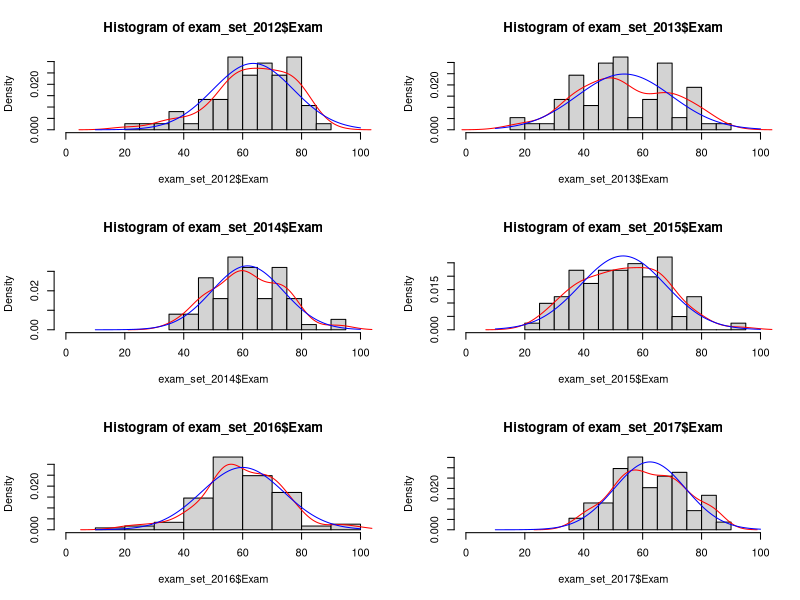
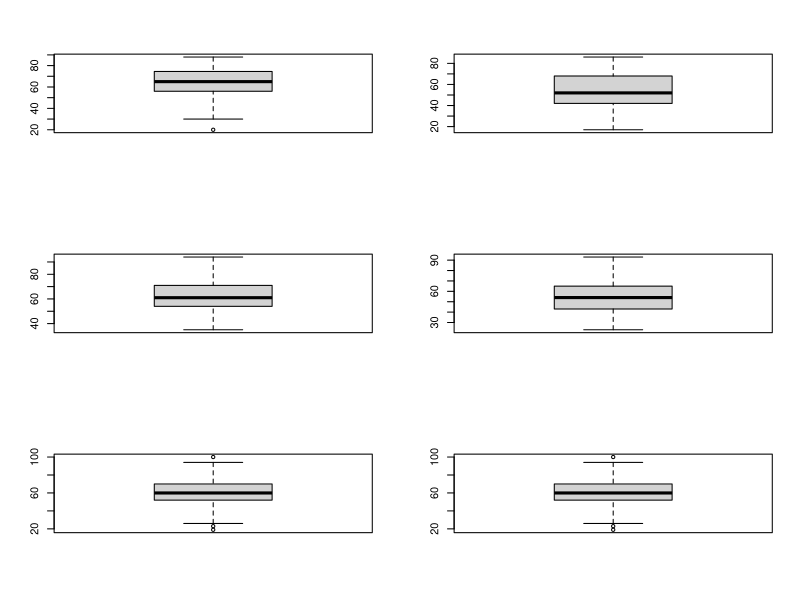
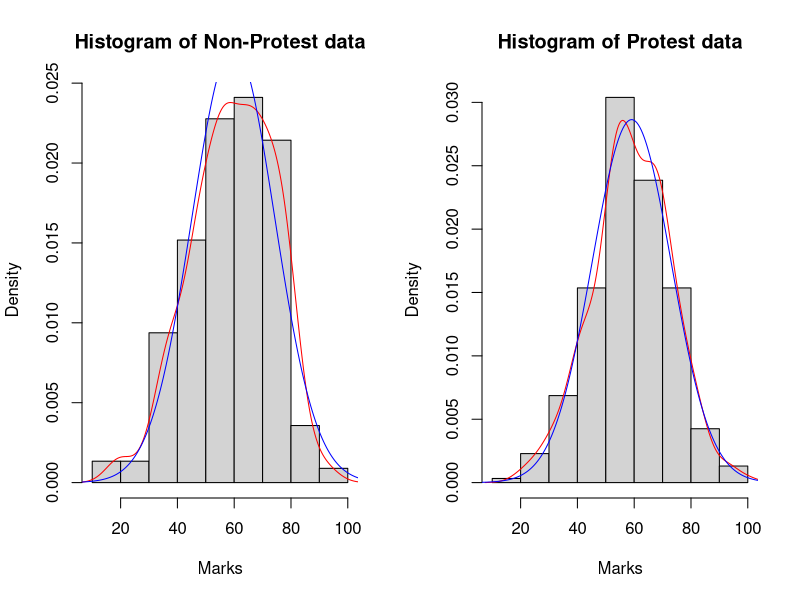
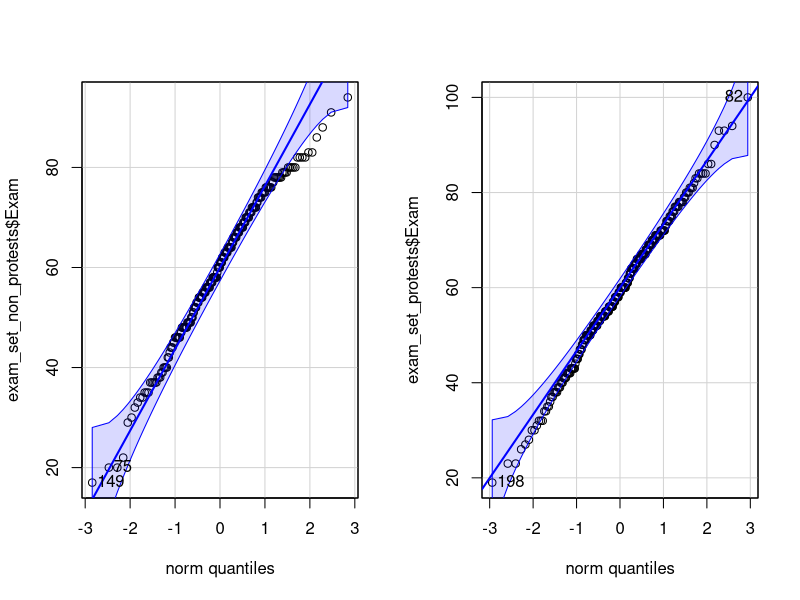
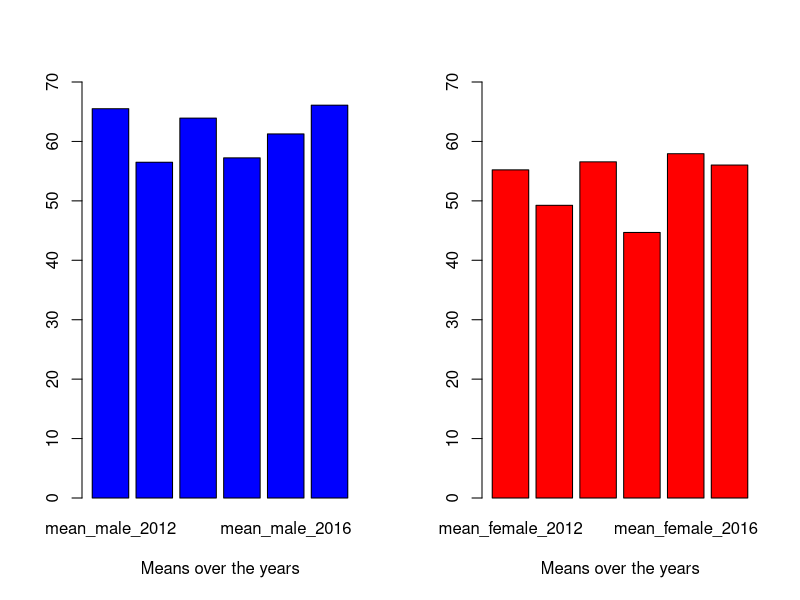
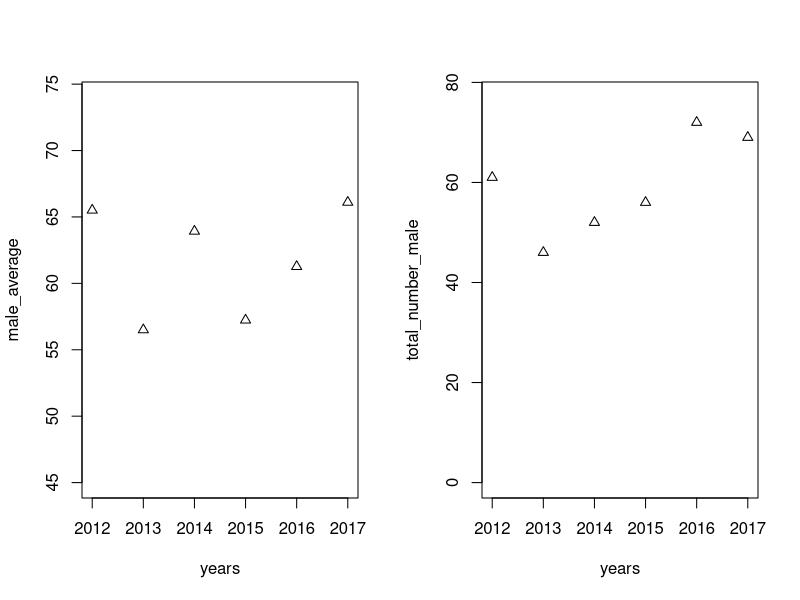
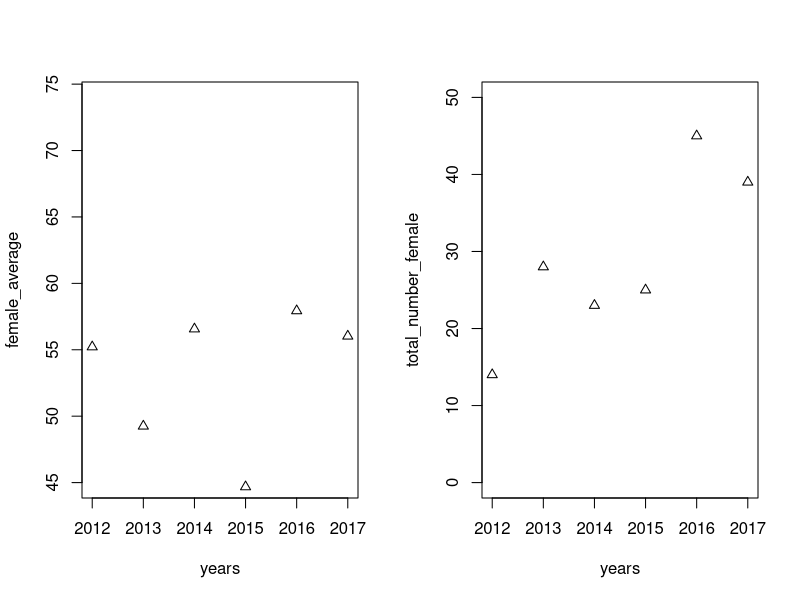
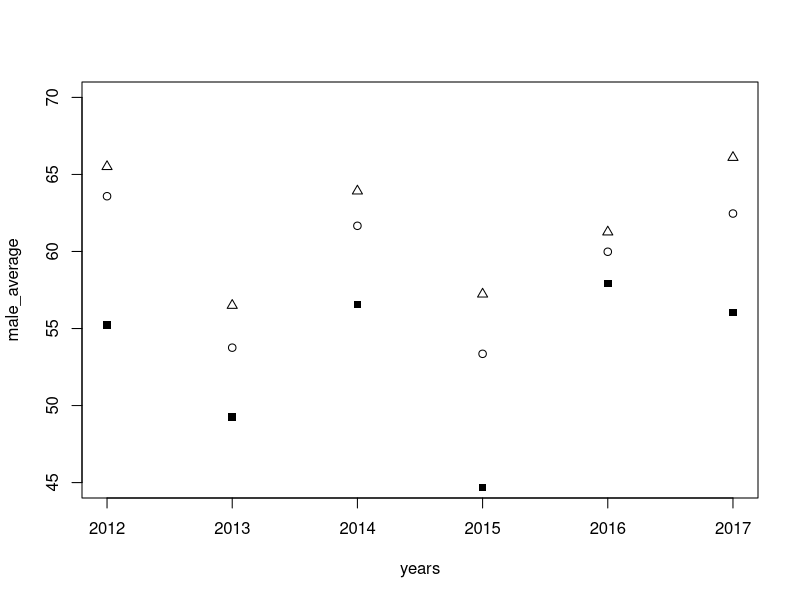

The R source for these figures, in order:
rm(list = ls())

BUS2016H_data=read.csv("BUS2016H.csv", header = TRUE, sep = ";" , na.strings = "")
attach(BUS2016H_data)
#need to remove the NA observations
BUS2016H_data<-na.omit(BUS2016H_data)

ID = BUS2016H_data[2]
exam_set = cbind(BUS2016H_data[1],BUS2016H_data[2], BUS2016H_data[4])

#creating the datasets for exam results
exam_set_2012 = exam_set[which(exam_set$RegAcadYear=="2012"),][-1]
exam_set_2013 = exam_set[which(exam_set$RegAcadYear=="2013"),][-1]
exam_set_2014 = exam_set[which(exam_set$RegAcadYear=="2014"),][-1]
exam_set_2015 = exam_set[which(exam_set$RegAcadYear=="2015"),][-1]
exam_set_2016 = exam_set[which(exam_set$RegAcadYear=="2016"),][-1]
exam_set_2017 = exam_set[which(exam_set$RegAcadYear=="2017"),][-1]

exam_set_non_protests = rbind(exam_set_2012, exam_set_2013, exam_set_2014)
exam_set_protests = rbind(exam_set_2015,exam_set_2016,exam_set_2017)

#plotting the histograms with curves fitted above it
par(mfrow=c(3,2))

hist(exam_set_2012$Exam,freq = FALSE, breaks = 10,xlim=c(0,100))
lines(density(exam_set_2012$Exam), col="red")
lines(seq(10, 100, by=.5), dnorm(seq(10, 100, by=.5),mean(exam_set_2012$Exam), sd(exam_set_2012$Exam)), col="blue")

hist(exam_set_2013$Exam,freq = FALSE, breaks = 10,xlim=c(0,100))
lines(density(exam_set_2013$Exam), col="red")
lines(seq(10, 100, by=.5), dnorm(seq(10, 100, by=.5),mean(exam_set_2013$Exam), sd(exam_set_2013$Exam)), col="blue")

hist(exam_set_2014$Exam,freq = FALSE, breaks = 10,xlim=c(0,100))
lines(density(exam_set_2014$Exam), col="red")
lines(seq(10, 100, by=.5), dnorm(seq(10, 100, by=.5),mean(exam_set_2014$Exam), sd(exam_set_2014$Exam)), col="blue")

hist(exam_set_2015$Exam,freq = FALSE, breaks = 10,xlim=c(0,100))
lines(density(exam_set_2015$Exam), col="red")
lines(seq(10, 100, by=.5), dnorm(seq(10, 100, by=.5),mean(exam_set_2015$Exam), sd(exam_set_2015$Exam)), col="blue")

hist(exam_set_2016$Exam,freq = FALSE, breaks = 10,xlim=c(0,100))
lines(density(exam_set_2016$Exam), col="red")
lines(seq(10, 100, by=.5), dnorm(seq(10, 100, by=.5),mean(exam_set_2016$Exam), sd(exam_set_2016$Exam)), col="blue")

hist(exam_set_2017$Exam,freq = FALSE, breaks = 10,xlim=c(0,100))
lines(density(exam_set_2017$Exam), col="red")
lines(seq(10, 100, by=.5), dnorm(seq(10, 100, by=.5),mean(exam_set_2017$Exam), sd(exam_set_2017$Exam)), col="blue")

boxplot(exam_set_2012$Exam)
boxplot(exam_set_2013$Exam)
boxplot(exam_set_2014$Exam)
boxplot(exam_set_2015$Exam)
boxplot(exam_set_2016$Exam)
boxplot(exam_set_2016$Exam)

par(mfrow=c(1,2))
hist(exam_set_non_protests$Exam,freq = FALSE, breaks = 10, xlab = "Marks", main = "Histogram of Non-Protest data")
lines(density(exam_set_non_protests$Exam), col="red")
lines(seq(-40, 400, by=.5), dnorm(seq(-40, 400, by=.5),mean(exam_set_non_protests$Exam), sd(exam_set_non_protests$Exam)), col="blue")

hist(exam_set_protests$Exam,freq = FALSE, breaks = 10, xlab = "Marks", main = "Histogram of Protest data")
lines(density(exam_set_protests$Exam), col="red")
lines(seq(-40, 400, by=.5), dnorm(seq(-40, 400, by=.5),mean(exam_set_protests$Exam), sd(exam_set_protests$Exam)), col="blue")

#testing for normallity 
shapiro.test(exam_set_2012$Exam) #p is low, reject normality
ks.test((exam_set_2012$Exam - mean(exam_set_2012$Exam))/sd(exam_set_2012$Exam), 
        "pnorm") #KS says normal

shapiro.test(exam_set_2013$Exam) #p=0.24, accept normality
ks.test((exam_set_2013$Exam - mean(exam_set_2013$Exam))/sd(exam_set_2013$Exam),
        "pnorm") #p=0.6074

shapiro.test(exam_set_2014$Exam) #p=0.69, accept normality
ks.test((exam_set_2014$Exam - mean(exam_set_2014$Exam))/sd(exam_set_2014$Exam), 
        "pnorm") #p=0.9143

shapiro.test(exam_set_2015$Exam) 
ks.test((exam_set_2015$Exam - mean(exam_set_2015$Exam))/sd(exam_set_2015$Exam), 
        "pnorm")

shapiro.test(exam_set_2016$Exam)
ks.test((exam_set_2016$Exam - mean(exam_set_2016$Exam))/sd(exam_set_2016$Exam), "pnorm")

shapiro.test(exam_set_2017$Exam)
ks.test((exam_set_2017$Exam - mean(exam_set_2017$Exam))/sd(exam_set_2017$Exam), "pnorm")

shapiro.test(exam_set_non_protests$Exam)
ks.test((exam_set_non_protests$Exam - mean(exam_set_non_protests$Exam))/sd(exam_set_non_protests$Exam), "pnorm")

shapiro.test(exam_set_protests$Exam)
ks.test((exam_set_protests$Exam - mean(exam_set_protests$Exam))/sd(exam_set_protests$Exam), "pnorm")
# ks.test(exam_set_protests$Exam.Mark,exam_set_non_protests$Exam.Mark) #shows same distribution

library(car)
qqPlot(exam_set_non_protests$Exam)
qqPlot(exam_set_protests$Exam)

wilcox.test(exam_set_protests$Exam,exam_set_non_protests$Exam)
#the null hypothesis is that datasets come from the same distribution
#the p value is the probability that (assuming the datasets come from
#the same distribution) mean ranks being as far apart 
#p value is 0.4652, which means you cannot reject the null hypothesis

#f the p-value is greater than the chosen alpha level, 
#then the null hypothesis that the data came from a normally distributed population can not be rejected
#seems that all are normally dbn except 2012 (and the protest data)

#comparing exam results of different years

#finding the means and sd
mean2012 = mean(exam_set_2012$Exam)
mean2013 = mean(exam_set_2013$Exam)
mean2014 = mean(exam_set_2014$Exam)
mean2015 = mean(exam_set_2015$Exam)
mean2016 = mean(exam_set_2016$Exam)
mean2017 = mean(exam_set_2017$Exam)
mean_non_protests = mean(exam_set_non_protests$Exam)
mean_protests = mean(exam_set_protests$Exam)

sd2012 = sd(exam_set_2012$Exam)
sd2013 = sd(exam_set_2013$Exam)
sd2014 = sd(exam_set_2014$Exam)
sd2015 = sd(exam_set_2015$Exam)
sd2016 = sd(exam_set_2016$Exam)
sd2017 = sd(exam_set_2017$Exam)
sd_non_protests =  sd(exam_set_non_protests$Exam)
sd_protests =  sd(exam_set_protests$Exam)

n1=length(exam_set_protests$Exam)-1 #these are the length less one
n2=length(exam_set_non_protests$Exam)-1

#######
#need to do non-parametic since non-protest is not normally dist
F_non_protests_to_protests = (sd_protests^2)/(sd_non_protests^2)
F_test_stat_.1 =  qf(.95, df1=n1, df2=n2)
F_test_stat_.05 =  qf(.975, df1=n1, df2=n2)
F_test_stat_.01 =  qf(.995, df1=n1, df2=n2) #we can see that same variance at the 5% level but not at the 10%

pulled_var = ((n1*sd_protests^2)+(n2*sd_non_protests^2))/(n1+n2)
pulled_sd = sqrt(pulled_var)
t_stat = (mean_non_protests-mean_protests)/(pulled_sd*sqrt((1/n1) + (1/n2)))
T_test_stat_.1 = qt(0.95, df= n1+n2)
T_test_stat_.05 = qt(0.975, df= n1+n2)
T_test_stat_.01 = qt(0.995, df= n1+n2) #there is no difference between the overall marks from protest years to non-protest years F and T tests, but data is not normal
#######

exam_set2 = cbind(BUS2016H_data[1],BUS2016H_data[2], BUS2016H_data[4],BUS2016H_data[5] ,BUS2016H_data[9], BUS2016H_data[11], BUS2016H_data[12], BUS2016H_data[14])

##### creating the datasets for exam results for gender devision
exam_set2_2012 = exam_set2[which(exam_set2$RegAcadYear=="2012"),][-1][-1]
exam_set2_2013 = exam_set2[which(exam_set2$RegAcadYear=="2013"),][-1][-1]
exam_set2_2014 = exam_set2[which(exam_set2$RegAcadYear=="2014"),][-1][-1]
exam_set2_2015 = exam_set2[which(exam_set2$RegAcadYear=="2015"),][-1][-1]
exam_set2_2016 = exam_set2[which(exam_set2$RegAcadYear=="2016"),][-1][-1]
exam_set2_2017 = exam_set2[which(exam_set2$RegAcadYear=="2017"),][-1][-1]
#####

#finding the means
mean_male_2012 = mean(exam_set2_2012[which(exam_set2_2012$Gender =="M"),1])
mean_female_2012 = mean(exam_set2_2012[which(exam_set2_2012$Gender =="F"),1])
number_male_2012 = length(exam_set2_2012[which(exam_set2_2012$Gender=="M"),1])
number_female_2012 = length(exam_set2_2012[which(exam_set2_2012$Gender=="F"),1])
average_gender_2012 = cbind(mean_male_2012,mean_female_2012)

mean_male_2013 = mean(exam_set2_2013[which(exam_set2_2013$Gender =="M"),1])
mean_female_2013 = mean(exam_set2_2013[which(exam_set2_2013$Gender =="F"),1])
number_male_2013 = length(exam_set2_2013[which(exam_set2_2013$Gender=="M"),1])
number_female_2013 = length(exam_set2_2013[which(exam_set2_2013$Gender=="F"),1])
average_gender_2013 = cbind(mean_male_2013,mean_female_2013)

mean_male_2014 = mean(exam_set2_2014[which(exam_set2_2014$Gender =="M"),1])
mean_female_2014 = mean(exam_set2_2014[which(exam_set2_2014$Gender =="F"),1])
number_male_2014 = length(exam_set2_2014[which(exam_set2_2014$Gender=="M"),1])
number_female_2014 = length(exam_set2_2014[which(exam_set2_2014$Gender=="F"),1])
average_gender_2014 = cbind(mean_male_2014,mean_female_2014)

mean_male_2015 = mean(exam_set2_2015[which(exam_set2_2015$Gender =="M"),1])
mean_female_2015 = mean(exam_set2_2015[which(exam_set2_2015$Gender =="F"),1])
number_male_2015 = length(exam_set2_2015[which(exam_set2_2015$Gender=="M"),1])
number_female_2015 = length(exam_set2_2015[which(exam_set2_2015$Gender=="F"),1])
average_gender_2015 = cbind(mean_male_2015,mean_female_2015)

mean_male_2016 = mean(exam_set2_2016[which(exam_set2_2016$Gender =="M"),1])
mean_female_2016 = mean(exam_set2_2016[which(exam_set2_2016$Gender =="F"),1])
number_male_2016 = length(exam_set2_2016[which(exam_set2_2016$Gender=="M"),1])
number_female_2016 = length(exam_set2_2016[which(exam_set2_2016$Gender=="F"),1])
average_gender_2016 = cbind(mean_male_2016,mean_female_2016)

mean_male_2017 = mean(exam_set2_2017[which(exam_set2_2017$Gender =="M"),1])
mean_female_2017 = mean(exam_set2_2017[which(exam_set2_2017$Gender =="F"),1])
number_male_2017 = length(exam_set2_2017[which(exam_set2_2017$Gender=="M"),1])
number_female_2017 = length(exam_set2_2017[which(exam_set2_2017$Gender=="F"),1])
average_gender_2017 = cbind(mean_male_2017,mean_female_2017)

total_average = c(mean(exam_set2_2012$Exam),mean(exam_set2_2013$Exam),mean(exam_set2_2014$Exam),mean(exam_set2_2015$Exam),mean(exam_set2_2016$Exam),mean(exam_set2_2017$Exam))
male_average=c(mean_male_2012,mean_male_2013,mean_male_2014,mean_male_2015,mean_male_2016,mean_male_2017)
female_average=c(mean_female_2012,mean_female_2013,mean_female_2014,mean_female_2015,mean_female_2016,mean_female_2017)
total_number_male = c(number_male_2012,number_male_2013,number_male_2014,number_male_2015,number_male_2016,number_male_2017)
total_number_female = c(number_female_2012,number_female_2013,number_female_2014,number_female_2015,number_female_2016,number_female_2017)
years=c(2012,2013,2014,2015,2016,2017)

#plotting
par(mfrow=c(1,2))
barplot(cbind(mean_male_2012,mean_male_2013,mean_male_2014,mean_male_2015,mean_male_2016,mean_male_2017),width = 0.2,ylim = c(0,70),col = c("blue","red"), xlab = "Means over the years")
barplot(cbind(mean_female_2012,mean_female_2013,mean_female_2014,mean_female_2015,mean_female_2016,mean_female_2017),width = 0.2,ylim = c(0,70),col = c("red"), xlab = "Means over the years")

plot(male_average~years, type = "p",pch=2,ylim=c(45,74))
plot(total_number_male~years, type = "p",pch=2, ylim=c(0,max(total_number_male)+5))
plot(female_average~years, type = "p",pch=2,ylim=c(45,74))
plot(total_number_female~years, type = "p",pch=2, ylim=c(0,max(total_number_female)+5))

par(mfrow=c(1,1))
plot(male_average~years,type = "p",pch=2,ylim=c(45,70))
points(female_average~years,pch=15)
points(total_average~years)

#testing differences
male_marks_non_protests = c(exam_set2_2012[which(exam_set2_2012$Gender =="M"),1] ,exam_set2_2013[which(exam_set2_2013$Gender =="M"),1],exam_set2_2014[which(exam_set2_2014$Gender =="M"),1])
female_marks_non_protests = c(exam_set2_2012[which(exam_set2_2012$Gender =="F"),1] ,exam_set2_2013[which(exam_set2_2013$Gender =="F"),1],exam_set2_2014[which(exam_set2_2014$Gender =="F"),1])
male_marks_protests = c(exam_set2_2015[which(exam_set2_2015$Gender =="M"),1],exam_set2_2016[which(exam_set2_2016$Gender =="M"),1] ,exam_set2_2017[which(exam_set2_2017$Gender =="M"),1] )
female_marks_protests = c(exam_set2_2015[which(exam_set2_2015$Gender =="F"),1],exam_set2_2016[which(exam_set2_2016$Gender =="F"),1] ,exam_set2_2017[which(exam_set2_2017$Gender =="F"),1] )

par(mfrow=c(1,2))
hist(male_marks_non_protests,freq = FALSE, breaks = 10)
lines(density(male_marks_non_protests), col="red")
lines(seq(-40, 400, by=.5), dnorm(seq(-40, 400, by=.5),mean(male_marks_non_protests), sd(male_marks_non_protests)), col="blue")
shapiro.test(male_marks_non_protests)
ks.test((male_marks_non_protests - mean(male_marks_non_protests))/sd(male_marks_non_protests), "pnorm")

hist(male_marks_protests,freq = FALSE, breaks = 10)
lines(density(male_marks_protests), col="red")
lines(seq(-40, 400, by=.5), dnorm(seq(-40, 400, by=.5),mean(male_marks_protests), sd(male_marks_protests)), col="blue")
shapiro.test(male_marks_protests)
ks.test((male_marks_protests - mean(male_marks_protests))/sd(male_marks_protests), "pnorm")

hist(female_marks_non_protests,freq = FALSE, breaks = 10)
lines(density(female_marks_non_protests), col="red")
lines(seq(-40, 400, by=.5), dnorm(seq(-40, 400, by=.5),mean(female_marks_non_protests), sd(female_marks_non_protests)), col="blue")
shapiro.test(female_marks_non_protests)
ks.test((female_marks_non_protests - mean(female_marks_non_protests))/sd(female_marks_non_protests), "pnorm")

hist(female_marks_protests,freq = FALSE, breaks = 10)
lines(density(female_marks_protests), col="red")
lines(seq(-40, 400, by=.5), dnorm(seq(-40, 400, by=.5),mean(female_marks_protests), sd(female_marks_protests)), col="blue")
shapiro.test(female_marks_protests)
ks.test((female_marks_protests - mean(female_marks_protests))/sd(female_marks_protests), "pnorm")

male_mean_non_protests = mean(male_marks_non_protests)
male_mean_protests = mean(male_marks_protests)
female_mean_non_protests = mean(female_marks_non_protests)
female_mean_protests = mean(female_marks_protests)

male_sd_non_protests = sd(male_marks_non_protests)
male_sd_protests = sd(male_marks_protests)
female_sd_non_protests = sd(female_marks_non_protests)
female_sd_protests = sd(female_marks_protests)

#####
#Cannot conduct male mean test since non protest years are not normal dist
#male test

n1=length(male_marks_non_protests)-1
n2=length(male_marks_protests)-1

F_non_protests_to_protests = (male_sd_non_protests^2)/(male_sd_protests^2)
F_test_stat_.1 =  qf(.95, df1=n1, df2=n2)
F_test_stat_.05 =  qf(.975, df1=n1, df2=n2)
F_test_stat_.01 =  qf(.995, df1=n1, df2=n2) #we cannot say they have the same variance

#t_stat = (male_mean_non_protests-male_mean_protests)/(sqrt((male_sd_non_protests^2/n1) + (male_sd_protests^2/n2)))
#n = (((male_sd_non_protests^2/(n1+1))+(male_sd_protests^2/(n2+1)))^2)/((((male_sd_non_protests^2/(n1+1))^2)/(n1+2))+(((male_sd_protests^2/(n2+1))^2)/(n2+2))) - 2

pulled_var = ((n1*male_sd_non_protests^2)+(n2*male_sd_protests^2))/(n1+n2)
pulled_sd = sqrt(pulled_var)
t_stat = (male_mean_non_protests-male_mean_protests)/(pulled_sd*sqrt((1/n1) + (1/n2)))
T_test_stat_.1 = qt(0.95, df= n1+n2)
T_test_stat_.05 = qt(0.975, df= n1+n2)
T_test_stat_.01 = qt(0.995, df= n1+n2) #no difference male test
#####
#female test

n1=length(female_marks_protests)-1
n2=length(female_marks_non_protests)-1

F_non_protests_to_protests = (female_sd_protests^2)/(female_sd_non_protests^2)
F_test_stat_.1 =  qf(.95, df1=n1, df2=n2)
F_test_stat_.05 =  qf(.975, df1=n1, df2=n2)
F_test_stat_.01 =  qf(.995, df1=n1, df2=n2) #we can say same variacne

pulled_var = ((n1*female_sd_protests^2)+(n2*female_sd_non_protests^2))/(n1+n2)
pulled_sd = sqrt(pulled_var)
t_stat = (female_mean_protests-female_mean_non_protests)/(pulled_sd*sqrt((1/n1) + (1/n2)))
T_test_stat_.1 = qt(0.95, df= n1+n2)
T_test_stat_.05 = qt(0.975, df= n1+n2)
T_test_stat_.01 = qt(0.995, df= n1+n2) #no differnce in means

#no change in mark for gender

#colour devisions:

mean_black_2012 = mean(exam_set2_2012[which(exam_set2_2012$Population.Group =="Black"),1])
number_black_2012 = length(exam_set2_2012[which(exam_set2_2012$Population.Group =="Black"),1])
mean_chinese_2012 = mean(exam_set2_2012[which(exam_set2_2012$Population.Group =="Chinese"),1])
number_chinese_2012 = length(exam_set2_2012[which(exam_set2_2012$Population.Group =="Chinese"),1])
mean_coloured_2012 = mean(exam_set2_2012[which(exam_set2_2012$Population.Group =="Coloured"),1])
number_coloured_2012 = length(exam_set2_2012[which(exam_set2_2012$Population.Group =="Coloured"),1])
mean_indian_2012 = mean(exam_set2_2012[which(exam_set2_2012$Population.Group =="Indian"),1])
number_indian_2012 = length(exam_set2_2012[which(exam_set2_2012$Population.Group =="Indian"),1])
mean_white_2012 = mean(exam_set2_2012[which(exam_set2_2012$Population.Group =="White"),1])
number_white_2012 = length(exam_set2_2012[which(exam_set2_2012$Population.Group =="White"),1])

mean_black_2013 = mean(exam_set2_2013[which(exam_set2_2013$Population.Group =="Black"),1])
number_black_2013 = length(exam_set2_2013[which(exam_set2_2013$Population.Group =="Black"),1])
mean_chinese_2013 = mean(exam_set2_2013[which(exam_set2_2013$Population.Group =="Chinese"),1])
number_chinese_2013 = length(exam_set2_2013[which(exam_set2_2013$Population.Group =="Chinese"),1])
mean_coloured_2013 = mean(exam_set2_2013[which(exam_set2_2013$Population.Group =="Coloured"),1])
number_coloured_2013 = length(exam_set2_2013[which(exam_set2_2013$Population.Group =="Coloured"),1])
mean_indian_2013 = mean(exam_set2_2013[which(exam_set2_2013$Population.Group =="Indian"),1])
number_indian_2013 = length(exam_set2_2012[which(exam_set2_2012$Population.Group =="Indian"),1])
mean_white_2013 = mean(exam_set2_2013[which(exam_set2_2013$Population.Group =="White"),1])
number_white_2013 = length(exam_set2_2012[which(exam_set2_2012$Population.Group =="White"),1])

mean_black_2014 = mean(exam_set2_2014[which(exam_set2_2014$Population.Group =="Black"),1])
number_black_2014 = length(exam_set2_2014[which(exam_set2_2014$Population.Group =="Black"),1])
mean_chinese_2014 = mean(exam_set2_2014[which(exam_set2_2014$Population.Group =="Chinese"),1])
number_chinese_2014 = length(exam_set2_2014[which(exam_set2_2014$Population.Group =="Chinese"),1])
mean_coloured_2014 = mean(exam_set2_2014[which(exam_set2_2014$Population.Group =="Coloured"),1])
number_coloured_2014 = length(exam_set2_2014[which(exam_set2_2014$Population.Group =="Coloured"),1])
mean_indian_2014 = mean(exam_set2_2014[which(exam_set2_2014$Population.Group =="Indian"),1])
number_indian_2014 = length(exam_set2_2014[which(exam_set2_2014$Population.Group =="Indian"),1])
mean_white_2014 = mean(exam_set2_2014[which(exam_set2_2014$Population.Group =="White"),1])
number_white_2014 = length(exam_set2_2014[which(exam_set2_2014$Population.Group =="White"),1])

mean_black_2015 = mean(exam_set2_2015[which(exam_set2_2015$Population.Group =="Black"),1])
number_black_2015 = length(exam_set2_2015[which(exam_set2_2015$Population.Group =="Black"),1])
mean_chinese_2015 = mean(exam_set2_2015[which(exam_set2_2015$Population.Group =="Chinese"),1])
number_chinese_2015 = length(exam_set2_2015[which(exam_set2_2015$Population.Group =="Chinese"),1])
mean_coloured_2015 = mean(exam_set2_2015[which(exam_set2_2015$Population.Group =="Coloured"),1])
number_coloured_2015 = length(exam_set2_2015[which(exam_set2_2015$Population.Group =="Coloured"),1])
mean_indian_2015 = mean(exam_set2_2015[which(exam_set2_2015$Population.Group =="Indian"),1])
number_indian_2015 = length(exam_set2_2015[which(exam_set2_2015$Population.Group =="Indian"),1])
mean_white_2015 = mean(exam_set2_2015[which(exam_set2_2015$Population.Group =="White"),1])
number_white_2015 = length(exam_set2_2015[which(exam_set2_2015$Population.Group =="White"),1])

mean_black_2016 = mean(exam_set2_2016[which(exam_set2_2016$Population.Group =="Black"),1])
number_black_2016 = length(exam_set2_2016[which(exam_set2_2016$Population.Group =="Black"),1])
mean_chinese_2016 = mean(exam_set2_2016[which(exam_set2_2016$Population.Group =="Chinese"),1])
number_chinese_2016 = length(exam_set2_2016[which(exam_set2_2016$Population.Group =="Chinese"),1])
mean_coloured_2016 = mean(exam_set2_2016[which(exam_set2_2016$Population.Group =="Coloured"),1])
number_coloured_2016 = length(exam_set2_2016[which(exam_set2_2016$Population.Group =="Coloured"),1])
mean_indian_2016 = mean(exam_set2_2016[which(exam_set2_2016$Population.Group =="Indian"),1])
number_indian_2016 = length(exam_set2_2016[which(exam_set2_2016$Population.Group =="Indian"),1])
mean_white_2016 = mean(exam_set2_2016[which(exam_set2_2016$Population.Group =="White"),1])
number_white_2016 = length(exam_set2_2016[which(exam_set2_2016$Population.Group =="White"),1])

mean_black_2017 = mean(exam_set2_2017[which(exam_set2_2017$Population.Group =="Black"),1])
number_black_2017 = length(exam_set2_2017[which(exam_set2_2017$Population.Group =="Black"),1])
mean_chinese_2017 = mean(exam_set2_2017[which(exam_set2_2017$Population.Group =="Chinese"),1])
number_chinese_2017 = length(exam_set2_2017[which(exam_set2_2017$Population.Group =="Chinese"),1])
mean_coloured_2017 = mean(exam_set2_2017[which(exam_set2_2017$Population.Group =="Coloured"),1])
number_coloured_2017 = length(exam_set2_2017[which(exam_set2_2017$Population.Group =="Coloured"),1])
mean_indian_2017 = mean(exam_set2_2017[which(exam_set2_2017$Population.Group =="Indian"),1])
number_indian_2017 = length(exam_set2_2017[which(exam_set2_2017$Population.Group =="Indian"),1])
mean_white_2017 = mean(exam_set2_2017[which(exam_set2_2017$Population.Group =="White"),1])
number_white_2017 = length(exam_set2_2017[which(exam_set2_2017$Population.Group =="White"),1])

black_average=c(mean_black_2012,mean_black_2013,mean_black_2014,mean_black_2015,mean_black_2016,mean_black_2017)
chinese_average=c(mean_chinese_2012,mean_chinese_2013,mean_chinese_2014,mean_chinese_2015,mean_chinese_2016,mean_chinese_2017)
coloured_average=c(mean_coloured_2012,mean_coloured_2013,mean_coloured_2014,mean_coloured_2015,mean_coloured_2016,mean_coloured_2017)
indian_average = c(mean_indian_2012,mean_indian_2013,mean_indian_2014,mean_indian_2015,mean_indian_2016,mean_indian_2017)
white_average = c(mean_white_2012,mean_white_2013,mean_white_2014,mean_white_2015,mean_white_2016,mean_white_2017)

black_number = c(number_black_2012,number_black_2013,number_black_2014,number_black_2015,number_black_2016,number_black_2017)
chinese_number = c(number_chinese_2012,number_chinese_2013,number_chinese_2014,number_chinese_2015,number_chinese_2016,number_chinese_2017)
coloured_number = c(number_coloured_2012,number_coloured_2013, number_coloured_2014, number_coloured_2015,number_coloured_2016,number_coloured_2017)
indian_number = c(number_indian_2012,number_indian_2013,number_indian_2014,number_indian_2015,number_indian_2016,number_indian_2017)
white_number = c(number_white_2012,number_white_2013,number_white_2014,number_white_2015,number_white_2016,number_white_2017)

years=c(2012,2013,2014,2015,2016,2017)
par(mfrow=c(1,2))
plot(black_average~years,type = "p",pch=2,ylim=c(45,74))
plot(black_number~years,type = "p",pch=2, ylim=c(0,max(black_number)+5))
plot(chinese_average~years,type = "p",pch=2,ylim=c(45,74))
plot(chinese_number~years,type = "p",pch=2, ylim=c(0,max(chinese_number)+5))
plot(coloured_average~years,type = "p",pch=2,ylim=c(45,74))
plot(coloured_number~years,type = "p",pch=2, ylim=c(0,max(coloured_number)+5))
plot(indian_average~years,type = "p",pch=2,ylim=c(45,74))
plot(indian_number~years,type = "p",pch=2, ylim=c(0,max(indian_number)+5))
plot(white_average~years,type = "p",pch=2,ylim=c(45,74))
plot(white_number~years,type = "p",pch=2 , ylim=c(0,max(white_number)+5))

par(mfrow=c(1,1))
plot(black_average~years,type = "p",pch=1,ylim=c(45,74))
points(indian_average~years,pch=4,col="green")
points(white_average~years,pch=5,col="purple")

white_non_protests = c(exam_set2_2012[which(exam_set2_2012$Population.Group =="White"),1],exam_set2_2013[which(exam_set2_2013$Population.Group =="White"),1],exam_set2_2014[which(exam_set2_2014$Population.Group =="White"),1])
white_protests = c(exam_set2_2015[which(exam_set2_2015$Population.Group =="White"),1],exam_set2_2016[which(exam_set2_2016$Population.Group =="White"),1],exam_set2_2017[which(exam_set2_2017$Population.Group =="White"),1])
black_non_protests = c(exam_set2_2012[which(exam_set2_2012$Population.Group =="Black"),1],exam_set2_2013[which(exam_set2_2013$Population.Group =="Black"),1],exam_set2_2014[which(exam_set2_2014$Population.Group =="Black"),1])
black_protests = c(exam_set2_2015[which(exam_set2_2015$Population.Group =="Black"),1],exam_set2_2016[which(exam_set2_2016$Population.Group =="Black"),1],exam_set2_2017[which(exam_set2_2017$Population.Group =="Black"),1])
indian_non_protests = c(exam_set2_2012[which(exam_set2_2012$Population.Group =="Indian"),1],exam_set2_2013[which(exam_set2_2013$Population.Group =="Indian"),1],exam_set2_2014[which(exam_set2_2014$Population.Group =="Indian"),1])
indian_protests = c(exam_set2_2015[which(exam_set2_2015$Population.Group =="Indian"),1],exam_set2_2016[which(exam_set2_2016$Population.Group =="Indian"),1],exam_set2_2017[which(exam_set2_2017$Population.Group =="Indian"),1])

mean_white_non_protests = mean(white_non_protests)
mean_white_protest = mean(white_protests)
mean_black_non_protests = mean(black_non_protests)
mean_black_protest = mean(black_protests)
mean_indian_non_protests = mean(indian_non_protests)
mean_indian_protest = mean(indian_protests)

protests_status = c("protest","non_protest")
xx=barplot(cbind(mean_white_non_protests,mean_white_protest),ylim = c(0,70),names.arg = c("Mean white no protests","Mean white protests"))
text(x = xx, y = cbind(mean_white_non_protests,mean_white_protest),labels = round(cbind(mean_white_non_protests,mean_white_protest),4), pos = 3, cex = 0.8, col = "red")

xx=barplot(cbind(mean_black_non_protests,mean_black_protest),ylim = c(0,70),names.arg = c("Mean black no protests","Mean black protests"))
text(x = xx, y = cbind(mean_black_non_protests,mean_black_protest),labels = round(cbind(mean_black_non_protests,mean_black_protest),4), pos = 3, cex = 0.8, col = "red")

xx=barplot(cbind(mean_indian_non_protests,mean_indian_protest),ylim = c(0,70),names.arg = c("Mean indian no protests","Mean indian protests"))
text(x = xx, y = cbind(mean_indian_non_protests,mean_indian_protest),labels = round(cbind(mean_indian_non_protests,mean_indian_protest),4), pos = 3, cex = 0.8, col = "red")

hist(black_non_protests,freq = FALSE, breaks = 10)
lines(density(black_non_protests), col="red")
lines(seq(-40, 400, by=.5), dnorm(seq(-40, 400, by=.5),mean(black_non_protests), sd(black_non_protests)), col="blue")
shapiro.test(black_non_protests)
ks.test((black_non_protests - mean(black_non_protests))/sd(black_non_protests), "pnorm")

hist(black_protests,freq = FALSE, breaks = 10)
lines(density(black_protests), col="red")
lines(seq(-40, 400, by=.5), dnorm(seq(-40, 400, by=.5),mean(black_protests), sd(black_protests)), col="blue")
shapiro.test(black_protests)
ks.test((black_protests - mean(black_protests))/sd(black_protests), "pnorm")

sd_black_non_protests = sd(black_non_protests)
sd_black_protests = sd(black_protests)

n1=length(black_non_protests)-1
n2=length(black_protests)-1

F_non_protests_to_protests = (sd_black_non_protests^2)/(sd_black_protests^2)
F_test_stat_.1 =  qf(.95, df1=n1, df2=n2)
F_test_stat_.05 =  qf(.975, df1=n1, df2=n2)
F_test_stat_.01 =  qf(.995, df1=n1, df2=n2) #we can say same variacne

pulled_var = ((n1*sd_black_non_protests ^2)+(n2*sd_black_protests^2))/(n1+n2)
pulled_sd = sqrt(pulled_var)
t_stat = (mean_black_non_protests-mean_black_protest)/(pulled_sd*sqrt((1/n1) + (1/n2)))
T_test_stat_.1 = qt(0.95, df= n1+n2)
T_test_stat_.05 = qt(0.975, df= n1+n2)
T_test_stat_.01 = qt(0.995, df= n1+n2) #no differnce in means

#creating database for exemption createria 
exemption_set = cbind(BUS2016H_data[1],BUS2016H_data[2], BUS2016H_data[6])

exemption_set_2012 = exemption_set[which(exemption_set$RegAcadYear=="2012"),][-1]
exemption_set_2013 = exemption_set[which(exemption_set$RegAcadYear=="2013"),][-1]
exemption_set_2014 = exemption_set[which(exemption_set$RegAcadYear=="2014"),][-1]
exemption_set_2015 = exemption_set[which(exemption_set$RegAcadYear=="2015"),][-1]
exemption_set_2016 = exemption_set[which(exemption_set$RegAcadYear=="2016"),][-1]
exemption_set_2017 = exemption_set[which(exemption_set$RegAcadYear=="2017"),][-1]

number_exemption_2012 = length(which(exemption_set_2012 == "E"))
number_exemption_2013 = length(which(exemption_set_2013 == "E"))
number_exemption_2014 = length(which(exemption_set_2014 == "E"))
number_exemption_2015 = length(which(exemption_set_2015 == "E"))
number_exemption_2016 = length(which(exemption_set_2016 == "E"))
number_exemption_2017 = length(which(exemption_set_2017 == "E"))

obs_exemption_2012 = nrow(exemption_set_2012)
obs_exemption_2013 = nrow(exemption_set_2013)
obs_exemption_2014 = nrow(exemption_set_2014)
obs_exemption_2015 = nrow(exemption_set_2015)
obs_exemption_2016 = nrow(exemption_set_2016)
obs_exemption_2017 = nrow(exemption_set_2017)

prop_exemption_2012 = number_exemption_2012/obs_exemption_2012
prop_exemption_2013 = number_exemption_2013/obs_exemption_2013
prop_exemption_2014 = number_exemption_2014/obs_exemption_2014
prop_exemption_2015 = number_exemption_2015/obs_exemption_2015
prop_exemption_2016 = number_exemption_2016/obs_exemption_2016
prop_exemption_2017 = number_exemption_2017/obs_exemption_2017

#plotting exemption graphs
year = cbind(2012,2013,2014,2015,2016,2017)
total_number_exemptions = cbind(number_exemption_2012,number_exemption_2013,number_exemption_2014,number_exemption_2015,number_exemption_2016,number_exemption_2017)

total_prop_exemptions = cbind(prop_exemption_2012,prop_exemption_2013,prop_exemption_2014,prop_exemption_2015,prop_exemption_2016,prop_exemption_2017)

par(mfrow=c(1,2))
plot(year, total_number_exemptions, type = "h", ylim=c(0, 50))
plot(year, total_prop_exemptions, type = "h", ylim=c(0, .8))

par(mfrow=c(1,1))
prop_protest_years = (number_exemption_2016+number_exemption_2017+number_exemption_2015)/(obs_exemption_2016+obs_exemption_2017+obs_exemption_2015)
prop_non_portest_years = (number_exemption_2012+number_exemption_2013+number_exemption_2014)/(obs_exemption_2012+obs_exemption_2013+obs_exemption_2014)
y=c(prop_protest_years,prop_non_portest_years)
xx=barplot(as.numeric(y),ylim = c(0,0.6),names.arg = c("Protest years","No Protest years"),axisnames = TRUE )
text(x = xx, y = y,labels = round(y,4), pos = 3, cex = 0.8, col = "red")

pulled_prop = (number_exemption_2016+number_exemption_2017+number_exemption_2015+number_exemption_2012+number_exemption_2013+number_exemption_2014)/(obs_exemption_2012+obs_exemption_2013+obs_exemption_2014+obs_exemption_2016+obs_exemption_2017+obs_exemption_2015)
n1=(obs_exemption_2012+obs_exemption_2013+obs_exemption_2014)^(-1)
n2= (obs_exemption_2016+obs_exemption_2017+obs_exemption_2015)^(-1)
x = sqrt(pulled_prop*(1-pulled_prop)*(n1+n2))
test_stat = (prop_non_portest_years-prop_protest_years)/(x) #thus no strong evedience to reject h0

obs1 = number_exemption_2012+number_exemption_2013+number_exemption_2014
obs2 = number_exemption_2016+number_exemption_2017+number_exemption_2015
count1 = obs_exemption_2012+obs_exemption_2013+obs_exemption_2014
count2 = obs_exemption_2016+obs_exemption_2017+obs_exemption_2015

prop.test(c(obs1,obs2), c(count1,count2), alternative = "greater")


exemption_set2 = cbind(BUS2016H_data[1],BUS2016H_data[2], BUS2016H_data[6],BUS2016H_data[9], BUS2016H_data[11], BUS2016H_data[12], BUS2016H_data[14])

#creating the datasets for exemption division stages
exemption_set2_2012 = exemption_set2[which(exemption_set2$RegAcadYear=="2012"),][-1][-1]
exemption_set2_2013 = exemption_set2[which(exemption_set2$RegAcadYear=="2013"),][-1][-1]
exemption_set2_2014 = exemption_set2[which(exemption_set2$RegAcadYear=="2014"),][-1][-1]
exemption_set2_2015 = exemption_set2[which(exemption_set2$RegAcadYear=="2015"),][-1][-1]
exemption_set2_2016 = exemption_set2[which(exemption_set2$RegAcadYear=="2016"),][-1][-1]
exemption_set2_2017 = exemption_set2[which(exemption_set2$RegAcadYear=="2017"),][-1][-1]

exemption_set2_2012 = exemption_set2_2012[which(exemption_set2_2012$Exemption=="E"),]
exemption_set2_2013 = exemption_set2_2013[which(exemption_set2_2013$Exemption=="E"),]
exemption_set2_2014 = exemption_set2_2014[which(exemption_set2_2014$Exemption=="E"),]
exemption_set2_2015 = exemption_set2_2015[which(exemption_set2_2015$Exemption=="E"),]
exemption_set2_2016 = exemption_set2_2016[which(exemption_set2_2016$Exemption=="E"),]
exemption_set2_2017 = exemption_set2_2017[which(exemption_set2_2017$Exemption=="E"),]

#finding the numbers
number_exemption_2012_male = length(exemption_set2_2012[which(exemption_set2_2012$Gender == "M"),1])
number_exemption_2012_female = length(exemption_set2_2012[which(exemption_set2_2012$Gender == "F"),1])
number_exemption_2012_black = length(exemption_set2_2012[which(exemption_set2_2012$Population.Group == "Black"),1])
number_exemption_2012_indian = length(exemption_set2_2012[which(exemption_set2_2012$Population.Group == "Indian"),1])
number_exemption_2012_white = length(exemption_set2_2012[which(exemption_set2_2012$Population.Group == "White"),1])

number_exemption_2013_male = length(exemption_set2_2013[which(exemption_set2_2013$Gender == "M"),1])
number_exemption_2013_female = length(exemption_set2_2013[which(exemption_set2_2013$Gender == "F"),1])
number_exemption_2013_black = length(exemption_set2_2013[which(exemption_set2_2013$Population.Group == "Black"),1])
number_exemption_2013_indian = length(exemption_set2_2013[which(exemption_set2_2013$Population.Group == "Indian"),1])
number_exemption_2013_white = length(exemption_set2_2013[which(exemption_set2_2013$Population.Group == "White"),1])

number_exemption_2014_male = length(exemption_set2_2014[which(exemption_set2_2014$Gender == "M"),1])
number_exemption_2014_female = length(exemption_set2_2014[which(exemption_set2_2014$Gender == "F"),1])
number_exemption_2014_black = length(exemption_set2_2014[which(exemption_set2_2014$Population.Group == "Black"),1])
number_exemption_2014_indian = length(exemption_set2_2014[which(exemption_set2_2014$Population.Group == "Indian"),1])
number_exemption_2014_white = length(exemption_set2_2014[which(exemption_set2_2014$Population.Group == "White"),1])

number_exemption_2015_male = length(exemption_set2_2015[which(exemption_set2_2015$Gender == "M"),1])
number_exemption_2015_female = length(exemption_set2_2015[which(exemption_set2_2015$Gender == "F"),1])
number_exemption_2015_black = length(exemption_set2_2015[which(exemption_set2_2015$Population.Group == "Black"),1])
number_exemption_2015_indian = length(exemption_set2_2015[which(exemption_set2_2015$Population.Group == "Indian"),1])
number_exemption_2015_white = length(exemption_set2_2015[which(exemption_set2_2015$Population.Group == "White"),1])

number_exemption_2016_male = length(exemption_set2_2016[which(exemption_set2_2016$Gender == "M"),1])
number_exemption_2016_female = length(exemption_set2_2016[which(exemption_set2_2016$Gender == "F"),1])
number_exemption_2016_black = length(exemption_set2_2016[which(exemption_set2_2016$Population.Group == "Black"),1])
number_exemption_2016_indian = length(exemption_set2_2016[which(exemption_set2_2016$Population.Group == "Indian"),1])
number_exemption_2016_white = length(exemption_set2_2016[which(exemption_set2_2016$Population.Group == "White"),1])

number_exemption_2017_male = length(exemption_set2_2017[which(exemption_set2_2017$Gender == "M"),1])
number_exemption_2017_female = length(exemption_set2_2017[which(exemption_set2_2017$Gender == "F"),1])
number_exemption_2017_black = length(exemption_set2_2017[which(exemption_set2_2017$Population.Group == "Black"),1])
number_exemption_2017_indian = length(exemption_set2_2017[which(exemption_set2_2017$Population.Group == "Indian"),1])
number_exemption_2017_white = length(exemption_set2_2017[which(exemption_set2_2017$Population.Group == "White"),1])

exemption_set2 = cbind(BUS2016H_data[1],BUS2016H_data[2], BUS2016H_data[6],BUS2016H_data[9], BUS2016H_data[11], BUS2016H_data[12], BUS2016H_data[14])

#creating the datasets for exam results for gender devision
exemption_set2_2012 = exemption_set2[which(exemption_set2$RegAcadYear=="2012"),][-1][-1]
exemption_set2_2013 = exemption_set2[which(exemption_set2$RegAcadYear=="2013"),][-1][-1]
exemption_set2_2014 = exemption_set2[which(exemption_set2$RegAcadYear=="2014"),][-1][-1]
exemption_set2_2015 = exemption_set2[which(exemption_set2$RegAcadYear=="2015"),][-1][-1]
exemption_set2_2016 = exemption_set2[which(exemption_set2$RegAcadYear=="2016"),][-1][-1]
exemption_set2_2017 = exemption_set2[which(exemption_set2$RegAcadYear=="2017"),][-1][-1]

obs_exemption_male_2012 = nrow(exemption_set2_2012[which(exemption_set2_2012$Gender=="M"),])
obs_exemption_female_2012 = nrow(exemption_set2_2012[which(exemption_set2_2012$Gender=="F"),])
obs_exemption_black_2012 = nrow(exemption_set2_2012[which(exemption_set2_2012$Population.Group=="Black"),])
obs_exemption_indian_2012 = nrow(exemption_set2_2012[which(exemption_set2_2012$Population.Group=="Indian"),])
obs_exemption_white_2012 = nrow(exemption_set2_2012[which(exemption_set2_2012$Population.Group=="White"),])

obs_exemption_male_2013 = nrow(exemption_set2_2013[which(exemption_set2_2012$Gender=="M"),])
obs_exemption_female_2013 = nrow(exemption_set2_2013[which(exemption_set2_2013$Gender=="F"),])
obs_exemption_black_2013 = nrow(exemption_set2_2013[which(exemption_set2_2013$Population.Group=="Black"),])
obs_exemption_indian_2013 = nrow(exemption_set2_2013[which(exemption_set2_2013$Population.Group=="Indian"),])
obs_exemption_white_2013 = nrow(exemption_set2_2013[which(exemption_set2_2013$Population.Group=="White"),])

obs_exemption_male_2014 = nrow(exemption_set2_2014[which(exemption_set2_2014$Gender=="M"),])
obs_exemption_female_2014 = nrow(exemption_set2_2014[which(exemption_set2_2014$Gender=="F"),])
obs_exemption_black_2014 = nrow(exemption_set2_2014[which(exemption_set2_2014$Population.Group=="Black"),])
obs_exemption_indian_2014 = nrow(exemption_set2_2014[which(exemption_set2_2014$Population.Group=="Indian"),])
obs_exemption_white_2014 = nrow(exemption_set2_2014[which(exemption_set2_2014$Population.Group=="White"),])

obs_exemption_male_2015 = nrow(exemption_set2_2015[which(exemption_set2_2015$Gender=="M"),])
obs_exemption_female_2015 = nrow(exemption_set2_2015[which(exemption_set2_2015$Gender=="F"),])
obs_exemption_black_2015 = nrow(exemption_set2_2015[which(exemption_set2_2015$Population.Group=="Black"),])
obs_exemption_indian_2015 = nrow(exemption_set2_2015[which(exemption_set2_2015$Population.Group=="Indian"),])
obs_exemption_white_2015 = nrow(exemption_set2_2015[which(exemption_set2_2015$Population.Group=="White"),])

obs_exemption_male_2016 = nrow(exemption_set2_2016[which(exemption_set2_2016$Gender=="M"),])
obs_exemption_female_2016 = nrow(exemption_set2_2016[which(exemption_set2_2016$Gender=="F"),])
obs_exemption_black_2016 = nrow(exemption_set2_2016[which(exemption_set2_2016$Population.Group=="Black"),])
obs_exemption_indian_2016 = nrow(exemption_set2_2016[which(exemption_set2_2016$Population.Group=="Indian"),])
obs_exemption_white_2016 = nrow(exemption_set2_2016[which(exemption_set2_2016$Population.Group=="White"),])

obs_exemption_male_2017 = nrow(exemption_set2_2017[which(exemption_set2_2017$Gender=="M"),])
obs_exemption_female_2017 = nrow(exemption_set2_2017[which(exemption_set2_2017$Gender=="F"),])
obs_exemption_black_2017 = nrow(exemption_set2_2017[which(exemption_set2_2017$Population.Group=="Black"),])
obs_exemption_indian_2017 = nrow(exemption_set2_2017[which(exemption_set2_2017$Population.Group=="Indian"),])
obs_exemption_white_2017 = nrow(exemption_set2_2017[which(exemption_set2_2017$Population.Group=="White"),])

prop_exemption_male_2012 = number_exemption_2012_male/obs_exemption_male_2012
prop_exemption_female_2012 = number_exemption_2012_female/obs_exemption_female_2012
prop_exemption_black_2012 = number_exemption_2012_black/obs_exemption_black_2012
prop_exemption_indian_2012 = number_exemption_2012_indian/obs_exemption_indian_2012
prop_exemption_white_2012 = number_exemption_2012_white/obs_exemption_white_2012

prop_exemption_male_2013 = number_exemption_2013_male/obs_exemption_male_2013
prop_exemption_female_2013 = number_exemption_2013_female/obs_exemption_female_2013
prop_exemption_black_2013 = number_exemption_2013_black/obs_exemption_black_2013
prop_exemption_indian_2013 = number_exemption_2013_indian/obs_exemption_indian_2013
prop_exemption_white_2013 = number_exemption_2013_white/obs_exemption_white_2013

prop_exemption_male_2014 = number_exemption_2014_male/obs_exemption_male_2014
prop_exemption_female_2014 = number_exemption_2014_female/obs_exemption_female_2014
prop_exemption_black_2014 = number_exemption_2014_black/obs_exemption_black_2014
prop_exemption_indian_2014 = number_exemption_2014_indian/obs_exemption_indian_2014
prop_exemption_white_2014 = number_exemption_2014_white/obs_exemption_white_2014

prop_exemption_male_2015 = number_exemption_2015_male/obs_exemption_male_2015
prop_exemption_female_2015 = number_exemption_2015_female/obs_exemption_female_2015
prop_exemption_black_2015 = number_exemption_2015_black/obs_exemption_black_2015
prop_exemption_indian_2015 = number_exemption_2015_indian/obs_exemption_indian_2015
prop_exemption_white_2015 = number_exemption_2015_white/obs_exemption_white_2015

prop_exemption_male_2016 = number_exemption_2016_male/obs_exemption_male_2016
prop_exemption_female_2016 = number_exemption_2016_female/obs_exemption_female_2016
prop_exemption_black_2016 = number_exemption_2016_black/obs_exemption_black_2016
prop_exemption_indian_2016 = number_exemption_2016_indian/obs_exemption_indian_2016
prop_exemption_white_2016 = number_exemption_2016_white/obs_exemption_white_2016

prop_exemption_male_2017 = number_exemption_2017_male/obs_exemption_male_2017
prop_exemption_female_2017 = number_exemption_2017_female/obs_exemption_female_2017
prop_exemption_black_2017 = number_exemption_2017_black/obs_exemption_black_2017
prop_exemption_indian_2017 = number_exemption_2017_indian/obs_exemption_indian_2017
prop_exemption_white_2017 = number_exemption_2017_white/obs_exemption_white_2017

#plotting exemption graphs
year = cbind(2012,2013,2014,2015,2016,2017)

total_number_exemptions_male = cbind(number_exemption_2012_male,number_exemption_2013_male,number_exemption_2014_male,number_exemption_2015_male,number_exemption_2016_male,number_exemption_2017_male)
total_number_exemptions_female = cbind(number_exemption_2012_female,number_exemption_2013_female,number_exemption_2014_female,number_exemption_2015_female,number_exemption_2016_female,number_exemption_2017_female)
total_number_exemptions_black = cbind(number_exemption_2012_black,number_exemption_2013_black,number_exemption_2014_black,number_exemption_2015_black,number_exemption_2016_black,number_exemption_2017_black)
total_number_exemptions_indian = cbind(number_exemption_2012_indian,number_exemption_2013_indian,number_exemption_2014_indian,number_exemption_2015_indian,number_exemption_2016_indian,number_exemption_2017_indian)
total_number_exemptions_white = cbind(number_exemption_2012_white,number_exemption_2013_white,number_exemption_2014_white,number_exemption_2015_white,number_exemption_2016_white,number_exemption_2017_white)

total_prop_exemptions_male = cbind(prop_exemption_male_2012,prop_exemption_male_2013,prop_exemption_male_2014,prop_exemption_male_2015,prop_exemption_male_2016,prop_exemption_male_2017)
total_prop_exemptions_female = cbind(prop_exemption_female_2012,prop_exemption_female_2013,prop_exemption_female_2014,prop_exemption_female_2015,prop_exemption_female_2016,prop_exemption_female_2017)
total_prop_exemptions_black = cbind(prop_exemption_black_2012,prop_exemption_black_2013,prop_exemption_black_2014,prop_exemption_black_2015,prop_exemption_black_2016,prop_exemption_black_2017)
total_prop_exemptions_indian = cbind(prop_exemption_indian_2012,prop_exemption_indian_2013,prop_exemption_indian_2014,prop_exemption_indian_2015,prop_exemption_indian_2016,prop_exemption_indian_2017)
total_prop_exemptions_white = cbind(prop_exemption_white_2012,prop_exemption_white_2013,prop_exemption_white_2014,prop_exemption_white_2015,prop_exemption_white_2016,prop_exemption_white_2017)

par(mfrow=c(1,2))
plot(year, total_number_exemptions_male, type = "h", ylim=c(0, 30))
plot(year, total_prop_exemptions_male, type = "h", ylim=c(0, .8))

plot(year, total_number_exemptions_female, type = "h", ylim=c(0, 15))
plot(year, total_prop_exemptions_female, type = "h", ylim=c(0, .6))

plot(year, total_number_exemptions_black, type = "h", ylim=c(0, 10))
plot(year, total_prop_exemptions_black, type = "h", ylim=c(0, .6))

plot(year, total_number_exemptions_indian, type = "h", ylim=c(0, 10))
plot(year, total_prop_exemptions_indian, type = "h", ylim=c(0, .8))

plot(year, total_number_exemptions_white, type = "h", ylim=c(0, 25))
plot(year, total_prop_exemptions_white, type = "h", ylim=c(0, .8))



#conclusion graphs
par(mfrow=c(1,2))
plot(male_average~years,type = "p",pch=2,ylim=c(45,70))
points(female_average~years,pch=15)
points(total_average~years)

par(mfrow=c(2,2))
plot(years, total_number_exemptions_male, type = "h", ylim=c(0, 30))
plot(years, total_prop_exemptions_male, type = "h", ylim=c(0, .8))
plot(male_average~years, type = "p",pch=2,ylim=c(45,74))
plot(total_number_male~years, type = "p",pch=2, ylim=c(0,max(total_number_male)+5))

plot(years, total_number_exemptions_female, type = "h", ylim=c(0, 15))
plot(years, total_prop_exemptions_female, type = "h", ylim=c(0, .6))
plot(female_average~years, type = "p",pch=2,ylim=c(45,74))
plot(total_number_female~years, type = "p",pch=2, ylim=c(0,max(total_number_female)+5))

plot(years, total_number_exemptions_black, type = "h", ylim=c(0, 10))
plot(years, total_prop_exemptions_black, type = "h", ylim=c(0, .6))
plot(black_average~years,type = "p",pch=2,ylim=c(45,74))
plot(black_number~years,type = "p",pch=2, ylim=c(0,max(black_number)+5))

plot(years, total_number_exemptions_indian, type = "h", ylim=c(0, 10))
plot(years, total_prop_exemptions_indian, type = "h", ylim=c(0, .8))
plot(indian_average~years,type = "p",pch=2,ylim=c(45,74))
plot(indian_number~years,type = "p",pch=2, ylim=c(0,max(indian_number)+5))

plot(years, total_number_exemptions_white, type = "h", ylim=c(0, 25))
plot(years, total_prop_exemptions_white, type = "h", ylim=c(0, .8))
plot(white_average~years,type = "p",pch=2,ylim=c(45,74))
plot(white_number~years,type = "p",pch=2 , ylim=c(0,max(white_number)+5))
